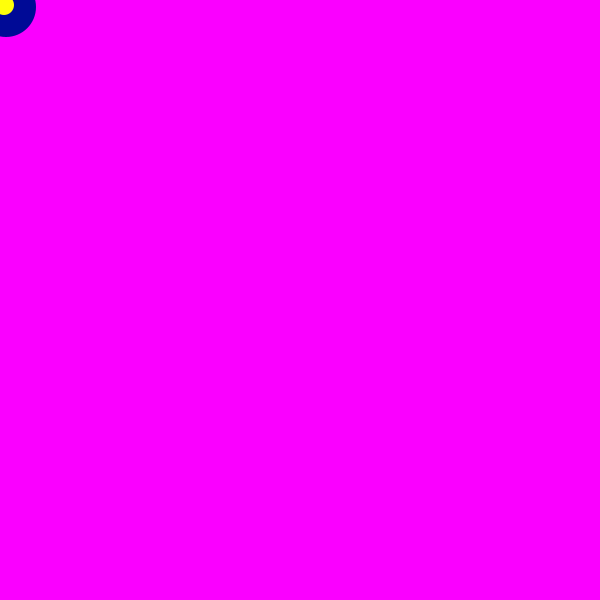
Frame 1 (no input)
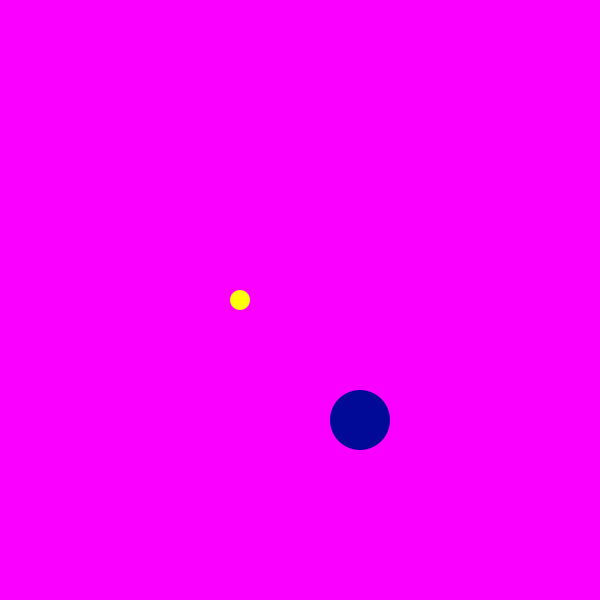
Frame 60 (the mouse pressed at the canvas centre just before this capture)
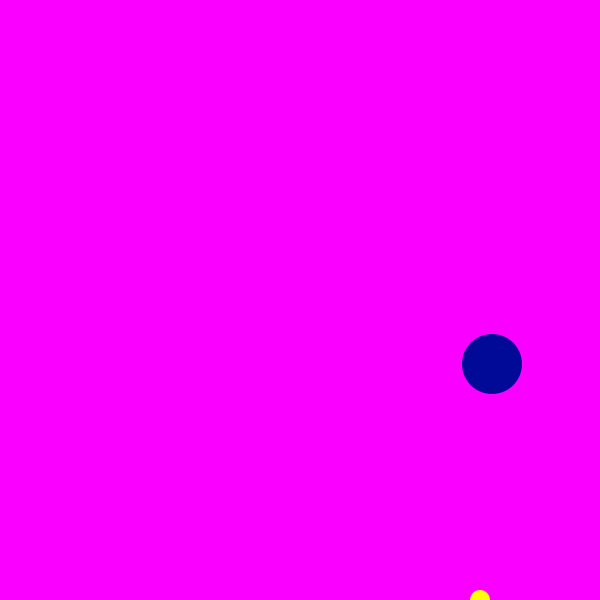
Frame 120 (the mouse held since frame 60 and released just before this capture)

The Processing sketch that drew these frames (run headless with seeded random() and noise(); from frame 60 on, the mouse is pressed at the canvas centre):

// Processing sketch: EJERCICIO_TRES_LM
// ── EJERCICIO_TRES_LM.pde
//EJERCICIO TRES LAURA MORA

float x = 0;
float y = 0;
float w = 0;
float z = 0;
float speedX = 6; 
float speedY = 7; 
float speedW = 4; 
float speedZ = 5; 

void setup () {
  size (600,600);
}

void draw () {
  background (250, 0, 255);
  noStroke();
  
  x = x+speedX;
  y = y+speedY;
  w = w+speedW;
  z = z+speedZ;
  

  if (x > 600 || x < 0) {
    speedX = speedX * -1; 
  }
  if (y > 600 || y < 0) {
    speedY = speedY * -1; 
  }


  noStroke();
  fill (0, 10, 150);
  ellipse (x,y,60,60);

if (w > 600 || w < 0) {
    speedW = speedW * -1; 
  }
  if (z > 600 || z < 0) {
    speedZ = speedZ * -1; 
  }


  fill (255, 255, 10);
  ellipse (w,z,20,20);

}
